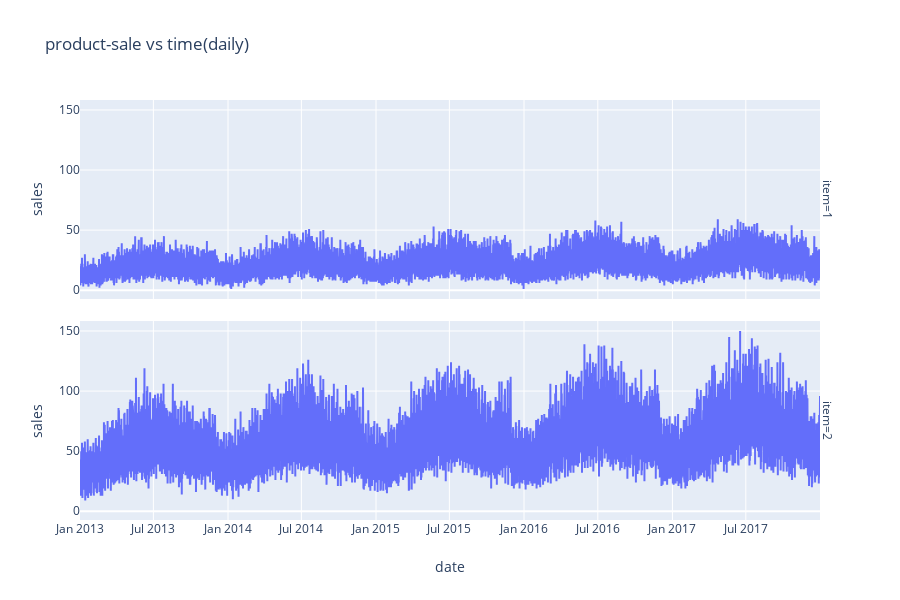

Notebook cell for this chart:
### Markdown cell above
### Per Product Sales (daily)

### Code cell
def product_sale_ts(product_id1, product_id2):
    
    """Plotting per product sales time series at daily interval"""
    
    df_red = df_train[df_train['item'].isin([product_id1,product_id2])]
    df_red = df_red.reset_index()
    df_red = df_red.sort_values(by = ['date', 'item'])
    fig = px.line(df_red, x='date', y='sales', facet_row = 'item', title='product-sale vs time(daily)')
    return fig

product_sale_ts(product_id1=1, product_id2=2)

### Figure 1 — Plotly figure (JSON) as saved in the notebook; plotly's stock layout.template omitted (floating-point values rounded to 4 significant figures; data arrays with more than 128 entries replaced by an {"elided": "..."} marker saying what was removed)
{"data": [{"hoverlabel": {"namelength": 0}, "hovertemplate": "item=1<br>date=%{x}<br>sales=%{y}", "legendgroup": "", "line": {"color": "#636efa", "dash": "solid"}, "mode": "lines", "name": "", "showlegend": false, "type": "scatter", "uid": "dfb597cc-e8ec-4d23-b499-05e25f0c809d", "x": {"elided": "18260 str values"}, "xaxis": "x", "y": {"elided": "18260 int values"}, "yaxis": "y"}, {"hoverlabel": {"namelength": 0}, "hovertemplate": "item=2<br>date=%{x}<br>sales=%{y}", "legendgroup": "", "line": {"color": "#636efa", "dash": "solid"}, "mode": "lines", "name": "", "showlegend": false, "type": "scatter", "uid": "1e45c00f-0d7c-4748-bc7c-b43d9acb9cf3", "x": {"elided": "18260 str values"}, "xaxis": "x", "y": {"elided": "18260 int values"}, "yaxis": "y2"}], "layout": {"annotations": [{"showarrow": false, "text": "item=1", "textangle": 90, "x": 1.01, "xanchor": "center", "xref": "paper", "y": 0.7632, "yanchor": "middle", "yref": "paper"}, {"showarrow": false, "text": "item=2", "textangle": 90, "x": 1.01, "xanchor": "center", "xref": "paper", "y": 0.2368, "yanchor": "middle", "yref": "paper"}], "grid": {"xaxes": ["x"], "xgap": 0.1, "xside": "bottom", "yaxes": ["y", "y2"], "ygap": 0.1, "yside": "left"}, "height": 600, "legend": {"tracegroupgap": 0}, "title": {"text": "product-sale vs time(daily)"}, "xaxis": {"title": {"text": "date"}}, "yaxis": {"title": {"text": "sales"}}, "yaxis2": {"matches": "y", "title": {"text": "sales"}}}}
